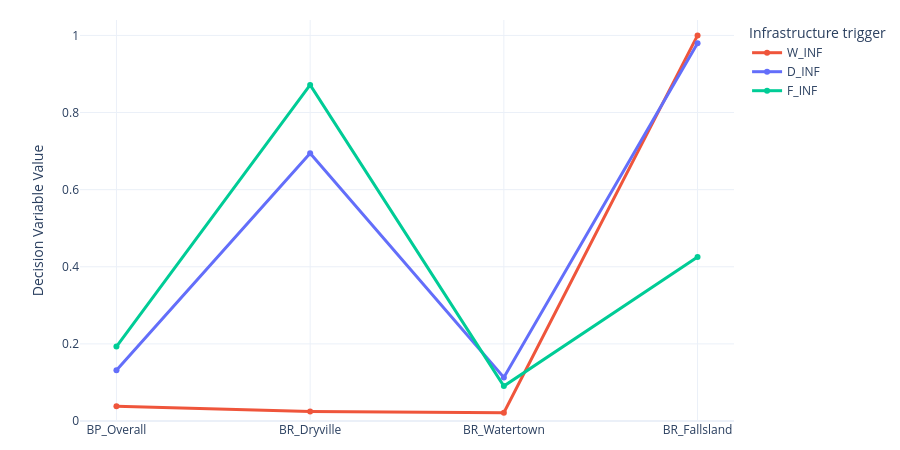

Notebook cell for this chart:
### Code cell
import pandas as pd
import plotly.graph_objects as go

# === CONFIGURATION ===
csv_path = r"C:\Users\Moham073\OneDrive - Universiteit Utrecht\PhD_Project\1st_Year\Work for while I'm in Japan\Trindade_reference_set_dvs.csv"
output_path = r"C:\Users\Moham073\OneDrive - Universiteit Utrecht\PhD_Project\1st_Year\Work for while I'm in Japan\decision_plot_INF.png"

selected_solution_ids = ['BP_Overall', 'BR_Dryville', 'BR_Watertown', 'BR_Fallsland']  
column_indices = [17,18,19]
colors = ['#EF553B', '#636EFA', '#00CC96']  

# === LOAD AND FILTER DATA ===
df = pd.read_csv(csv_path)
df_filtered = df[df['idx'].isin(selected_solution_ids)].copy()
df_filtered.set_index('idx', inplace=True)
df_filtered = df_filtered.loc[selected_solution_ids]

# === PLOT WITH PLOTLY ===
def plot_decision_variables_plotly(df, column_indices, colors, save_path):
    if len(column_indices) != len(colors):
        raise ValueError("Number of colors must match number of selected columns.")
    
    fig = go.Figure()

    # Store y values to calculate global max
    all_y_values = []

    for col_idx, color in zip(column_indices, colors):
        col_name = df.columns[col_idx]
        y_values = pd.to_numeric(df.iloc[:, col_idx], errors='coerce')
        all_y_values.extend(y_values.tolist()) 

        fig.add_trace(go.Scatter(
            x=df.index.astype(str),
            y=y_values,
            mode='lines+markers',
            name=col_name,
            line=dict(color=color, width=3)
        ))

    # Compute max from all collected y-values
    y_max = max(all_y_values)

    fig.update_layout(
        yaxis=dict(
            range=[0, y_max+0.04],
            tickmode='linear',
            tick0=0,
            dtick=round(y_max / 5, 5) if y_max > 0 else 0.01,

        ),
        margin=dict(t=20, b=20),
        yaxis_title="Decision Variable Value",
        template="plotly_white",
        width=900,
        height=450,
        legend_title="Infrastructure trigger"
    )

    fig.write_image(save_path, scale=2)
    fig.show()

# === RUN ===
plot_decision_variables_plotly(df_filtered, column_indices, colors, output_path)

### Figure 1 — Plotly figure (JSON) as saved in the notebook; plotly's stock layout.template omitted (floating-point values rounded to 4 significant figures)
{"data": [{"line": {"color": "#EF553B", "width": 3}, "mode": "lines+markers", "name": "W_INF", "type": "scatter", "x": ["BP_Overall", "BR_Dryville", "BR_Watertown", "BR_Fallsland"], "y": [0.03818, 0.0248, 0.02158, 1]}, {"line": {"color": "#636EFA", "width": 3}, "mode": "lines+markers", "name": "D_INF", "type": "scatter", "x": ["BP_Overall", "BR_Dryville", "BR_Watertown", "BR_Fallsland"], "y": [0.1319, 0.6947, 0.113, 0.9798]}, {"line": {"color": "#00CC96", "width": 3}, "mode": "lines+markers", "name": "F_INF", "type": "scatter", "x": ["BP_Overall", "BR_Dryville", "BR_Watertown", "BR_Fallsland"], "y": [0.1929, 0.8716, 0.09048, 0.4256]}], "layout": {"height": 450, "legend": {"title": {"text": "Infrastructure trigger"}}, "margin": {"b": 20, "t": 20}, "width": 900, "yaxis": {"dtick": 0.2, "range": [0, 1.04], "tick0": 0, "tickmode": "linear", "title": {"text": "Decision Variable Value"}}}}
